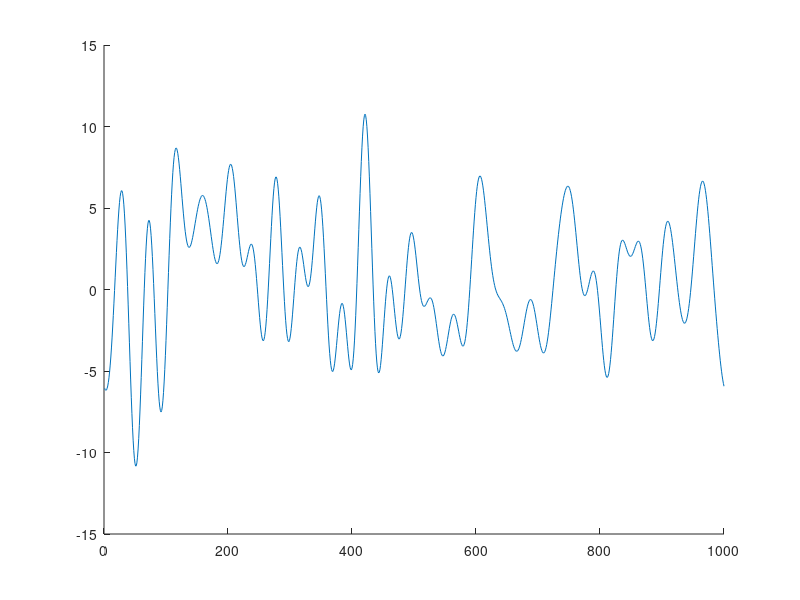
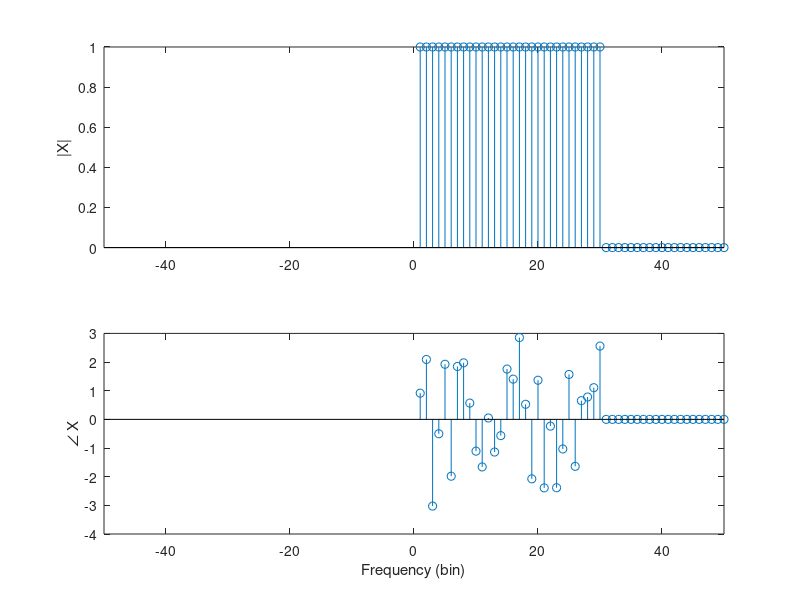
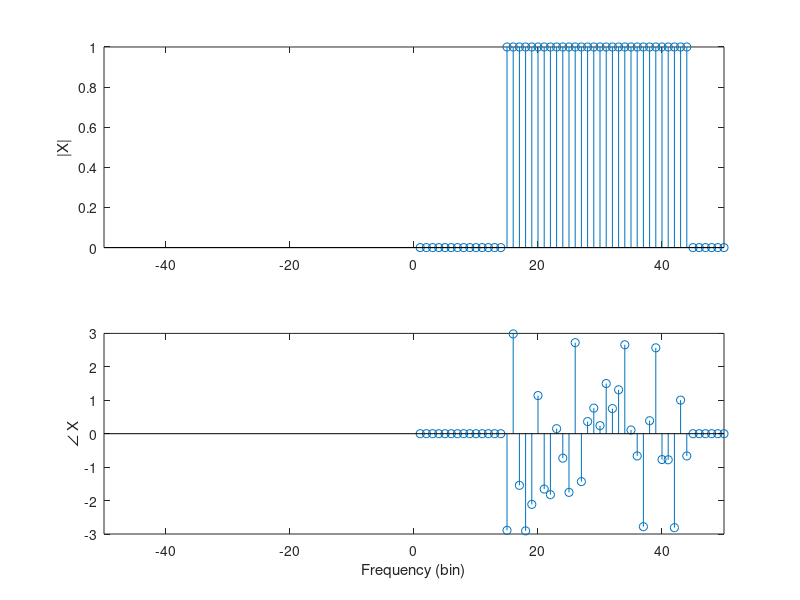

The MATLAB script that drew these images, in order:
close all;clear;clc;

% 0.4 Frequency domain construction of a multisine

N = 1000;
m = 30;
phi = 2*pi*rand([m,1]);

X = zeros([N,1]);

X(1:m) = exp(1i*phi);

x = ifftshift(N*real(ifft(X)));

figure; hold on;
plot(x);


figure; hold on;
subplot(2,1,1);
stem(abs(X));
ylabel('|X|');
xlim([-50,50]);
subplot(2,1,2);
stem(angle(X));
ylabel('\angle X');
xlabel('Frequency (bin)');
xlim([-50,50]);


% TASK 0.4.3. Specified excited frequency band and frequency resolution

phi = 2*pi*rand([m,1]);
r = 3;

X = zeros([N,1]);
X(5*3:15*3-1) = exp(1i*phi);

figure; hold on;
subplot(2,1,1);
stem(abs(X));
ylabel('|X|');
xlim([-50,50]);
subplot(2,1,2);
stem(angle(X));
ylabel('\angle X');
xlabel('Frequency (bin)');
xlim([-50,50]);